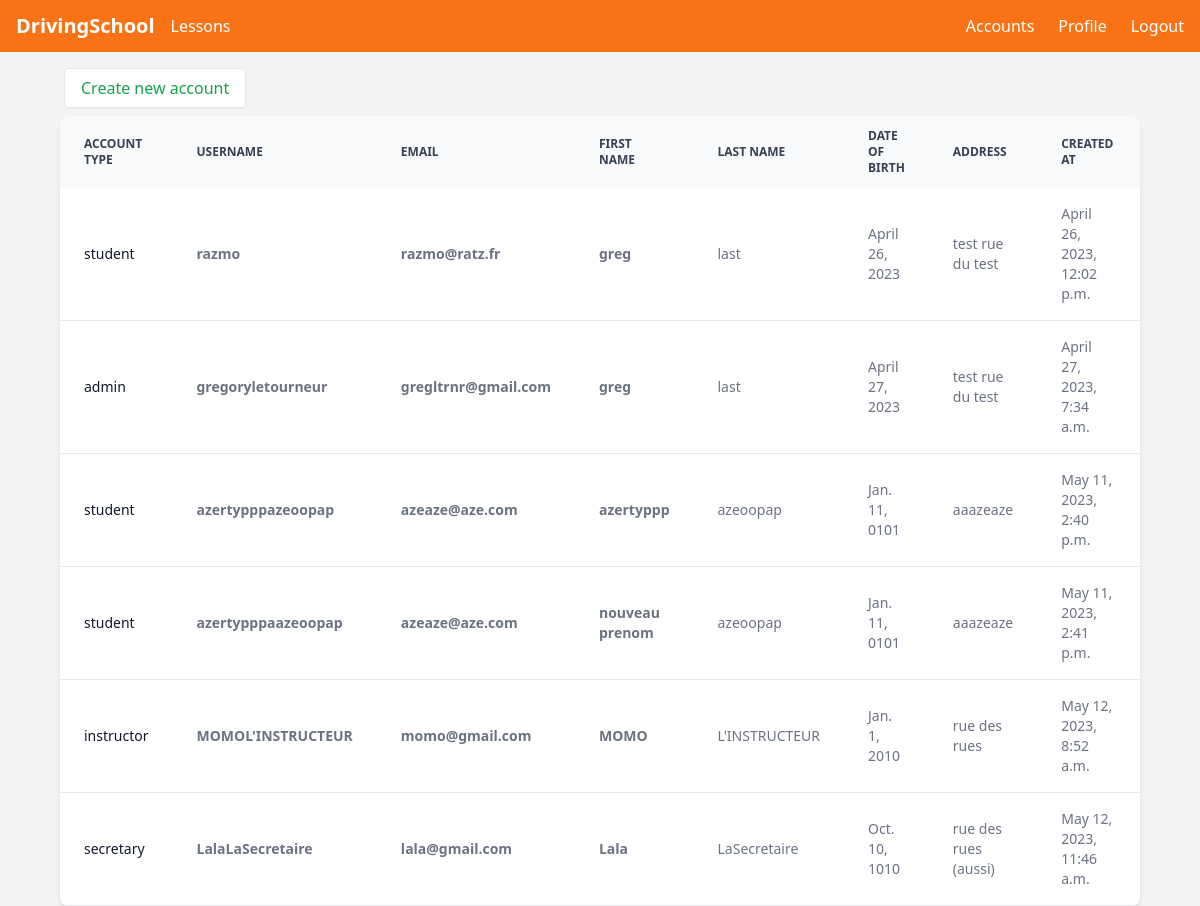
The page /accounts (signed in) on the database its author committed.
### myapp/models.py (models this page shows, shortened)
class Account(models.Model):
  ACCOUNT_TYPES = (
    ('student', 'Student'),
    ('instructor', 'Instructor'),
    ('secretary', 'Secretary'),
    ('admin', 'Admin'),
  )
  id = models.AutoField(primary_key=True)
  account_type = models.CharField(max_length=20, choices=ACCOUNT_TYPES)
  first_name = models.CharField(max_length=100)
  last_name = models.CharField(max_length=100)
  date_of_birth = models.DateField()
  address = models.CharField(max_length=100)
  created_at = models.DateTimeField(auto_now_add=True)
  user = models.OneToOneField('auth.User', on_delete=models.CASCADE)
  paid_hours = models.IntegerField(default=0)

### myapp/views.py (the view, shortened to what this page needs)
# urls.py: path('accounts', views.getAccounts, name='getAccounts'),
def getAccounts(request):
  if(request.user.is_authenticated):
    AccountUser = Account.objects.get(user=request.user)
    if AccountUser.account_type == 'students':
      return redirect('index')
    match AccountUser.account_type:
      case 'admin':
        Accounts = Account.objects.all()
      case 'secretary':
        desired_types = ["instructor", "student"]
        Accounts = Account.objects.filter(account_type__in=desired_types)
      case _:
        Accounts = Account.objects.filter(account_type='student')
    for account in Accounts:
      account.email = User.objects.get(id=account.user.id).email
      account.username = User.objects.get(id=account.user.id).username
    context = {
      'accounts': Accounts,
    }
    return renderTemplate(request, 'myapp/accounts.html', context)
  return redirect('index')

### myapp/views.py (called while the page is built)
def renderTemplate(request, template, context={}):
  if(request.user.is_authenticated):
    try:
      AccountUser = Account.objects.get(user=request.user)
      context.update({'account_role': AccountUser.account_type if AccountUser else None})
    except:
      context.update({'account_role': None})
  return render(request, template, context)

### myapp/templates/myapp/accounts.html (shortened to what this page needs)
{% extends "./layout.html" %}
{% block content %}
<div class="lg:mx-[5%] mt-6">
  {% if account_role != 'instructor' %}
    <a href="/accounts/new" class="bg-white font-medium text-green-600 hover:underline border rounded px-4 py-2 mx-1 shadow-sm cursor-pointer">
      Create new account
    </a>
  {% endif %}
  <div class="mt-4 overflow-x-auto shadow-md sm:rounded-lg w-full">
    <table class="w-full text-sm text-left text-gray-500">
        <thead class="text-xs text-gray-700 uppercase bg-gray-50 ">
            <tr>
              <th scope="col" class="px-6 py-3">
                Account Type
              </th>
                <th scope="col" class="px-6 py-3">
                  Username
                </th>
                <th scope="col" class="px-6 py-3">
                  email
                </th>
                <th scope="col" class="px-6 py-3">
                  First name
                </th>
                <th scope="col" class="px-6 py-3">
                  Last name
                </th>
                <th scope="col" class="px-6 py-3">
                  Date of birth
                </th>
                <th scope="col" class="px-6 py-3">
                  address
                </th>
                <th scope="col" class="px-6 py-3">
                  created at
                </th>
                <th scope="col" class="px-6 py-3">
                </th>
            </tr>
        </thead>
        <tbody>
          {% for account in accounts %}
            <tr class="bg-white border-b">
              <td scope="row" class="px-6 py-4 font-medium text-gray-900">
                {{ account.account_type }}
            </td>
                <th class="px-6 py-4">
                    {{ account.username }}
                </th>
                <th class="px-6 py-4">
                    {{ account.email }}
                </th>
                <th class="px-6 py-4">
                    {{ account.first_name }}
                </th>
                <td class="px-6 py-4">
                    {{ account.last_name }}
                </td>
                <td class="px-6 py-4">
                    {{ account.date_of_birth }}
                </td>
                <td class="px-6 py-4">
                    {{ account.address }}
                </td>
                <td class="px-6 py-4">
                    {{ account.created_at }}
                </td>
                <td class="px-6 py-4">
                </td>
            </tr>
            {% endfor %}
        </tbody>
    </table>
  </div>
</div>
{% endblock %}

### myapp/templates/myapp/layout.html (shortened to what this page needs)
<!DOCTYPE html>
<html lang="en">
<head>
  <script src="https://cdn.tailwindcss.com/3.3.0"></script>
</head>
<body class="h-screen bg-gray-100">
  {% include "./navbar.html" %}
  {% block content %}{% endblock %}
</body>
</html>

### myapp/templates/myapp/navbar.html (shortened to what this page needs)
<nav class="flex items-center justify-between bg-orange-500 px-4 py-3">
  <div class="flex items-center">
    <a href="/">
      <span class="text-white text-xl font-bold ">DrivingSchool</span>
    </a>
    <a href="/schedule">
      <button class="text-white font-medium ml-4 hover:text-gray-200">Lessons</button>
  </div>
  <div class="flex items-center">
    {% if user.is_authenticated %}
      {% if account_role != 'student' %}
        <a href="/accounts">
      <button class="text-white font-medium hover:text-gray-200 ml-6">Accounts</button>
        </a>
      {% endif %}
      <a href="/profile">
        <button class="text-white font-medium hover:text-gray-200 ml-6">Profile</button>
      </a>
      <a href="/logout">
        <button class="text-white font-medium hover:text-gray-200 ml-6">Logout</button>
      </a>
    {% else %}
      <a  href="/login" class="text-white font-medium hover:text-gray-200">Login</a>
    {% endif %}
  </div>
</nav>

### rows shown on the page
Account: account_type "student", username "razmo", email "razmo@ratz.fr", first_name "greg", last_name "last", date_of_birth "April 26, 2023", address "test rue du test", created_at "April 26, 2023, 12:02 p.m."
Account: account_type "admin", username "gregoryletourneur", email "gregltrnr@gmail.com", first_name "greg", last_name "last", date_of_birth "April 27, 2023", address "test rue du test", created_at "April 27, 2023, 7:34 a.m."
Account: account_type "student", username "azertypppazeoopap", email "azeaze@aze.com", first_name "azertyppp", last_name "azeoopap", date_of_birth "Jan. 11, 0101", address "aaazeaze", created_at "May 11, 2023, 2:40 p.m."
Account: account_type "student", username "azertypppaazeoopap", email "azeaze@aze.com", first_name "nouveau prenom", last_name "azeoopap", date_of_birth "Jan. 11, 0101", address "aaazeaze", created_at "May 11, 2023, 2:41 p.m."
Account: account_type "instructor", username "MOMOL'INSTRUCTEUR", email "momo@gmail.com", first_name "MOMO", last_name "L'INSTRUCTEUR", date_of_birth "Jan. 1, 2010", address "rue des rues", created_at "May 12, 2023, 8:52 a.m."
Account: account_type "secretary", username "LalaLaSecretaire", email "lala@gmail.com", first_name "Lala", last_name "LaSecretaire", date_of_birth "Oct. 10, 1010", address "rue des rues (aussi)", created_at "May 12, 2023, 11:46 a.m."
